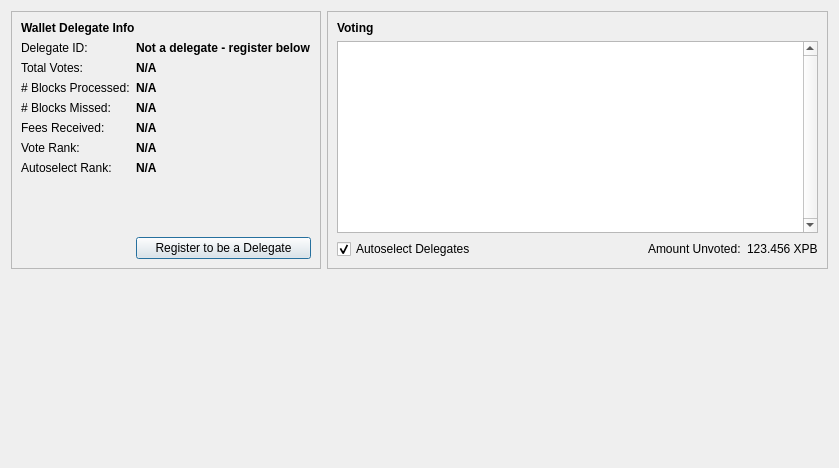
<?xml version="1.0" encoding="UTF-8"?>
<ui version="4.0">
 <class>DposDialog</class>
 <widget class="QWidget" name="DposDialog">
  <property name="geometry">
   <rect>
    <x>0</x>
    <y>0</y>
    <width>839</width>
    <height>468</height>
   </rect>
  </property>
  <property name="windowTitle">
   <string>Form</string>
  </property>
  <layout class="QVBoxLayout" name="verticalLayout_2">
   <item>
    <layout class="QHBoxLayout" name="horizontalLayout_2">
     <item>
      <widget class="QFrame" name="frame">
       <property name="frameShape">
        <enum>QFrame::StyledPanel</enum>
       </property>
       <property name="frameShadow">
        <enum>QFrame::Raised</enum>
       </property>
       <layout class="QVBoxLayout" name="verticalLayout_4">
        <item>
         <layout class="QHBoxLayout" name="horizontalLayout_3">
          <item>
           <widget class="QLabel" name="label_2">
            <property name="font">
             <font>
              <weight>75</weight>
              <bold>true</bold>
             </font>
            </property>
            <property name="text">
             <string>Wallet Delegate Info</string>
            </property>
           </widget>
          </item>
         </layout>
        </item>
        <item>
         <layout class="QGridLayout" name="gridLayout_3">
          <item row="6" column="0">
           <widget class="QLabel" name="label_6">
            <property name="text">
             <string>Autoselect Rank:</string>
            </property>
           </widget>
          </item>
          <item row="4" column="0">
           <widget class="QLabel" name="label_14">
            <property name="text">
             <string>Fees Received:</string>
            </property>
           </widget>
          </item>
          <item row="3" column="0">
           <widget class="QLabel" name="label_5">
            <property name="text">
             <string># Blocks Missed:</string>
            </property>
           </widget>
          </item>
          <item row="4" column="1">
           <widget class="QLabel" name="labelFeesReceived">
            <property name="font">
             <font>
              <weight>75</weight>
              <bold>true</bold>
             </font>
            </property>
            <property name="toolTip">
             <string>The total amount of fees you have received by being a delegate.</string>
            </property>
            <property name="text">
             <string>N/A</string>
            </property>
           </widget>
          </item>
          <item row="2" column="0">
           <widget class="QLabel" name="label_4">
            <property name="text">
             <string># Blocks Processed:</string>
            </property>
           </widget>
          </item>
          <item row="8" column="1">
           <widget class="QPushButton" name="registerButton">
            <property name="text">
             <string>Register to be a Delegate</string>
            </property>
            <property name="icon">
             <iconset resource="../bitcoin.qrc">
              <normaloff>:/icons/send</normaloff>:/icons/send</iconset>
            </property>
            <property name="autoDefault">
             <bool>true</bool>
            </property>
            <property name="default">
             <bool>true</bool>
            </property>
           </widget>
          </item>
          <item row="1" column="0">
           <widget class="QLabel" name="label_3">
            <property name="text">
             <string>Total Votes:</string>
            </property>
           </widget>
          </item>
          <item row="3" column="1">
           <widget class="QLabel" name="labelBlocksMissed">
            <property name="font">
             <font>
              <weight>75</weight>
              <bold>true</bold>
             </font>
            </property>
            <property name="toolTip">
             <string>The number of blocks you have failed to process.</string>
            </property>
            <property name="text">
             <string>N/A</string>
            </property>
           </widget>
          </item>
          <item row="5" column="1">
           <widget class="QLabel" name="labelVoteRank">
            <property name="font">
             <font>
              <weight>75</weight>
              <bold>true</bold>
             </font>
            </property>
            <property name="toolTip">
             <string>Your rank in terms of votes. #1 means you have the most votes, #2 the second-most, etc.</string>
            </property>
            <property name="text">
             <string>N/A</string>
            </property>
           </widget>
          </item>
          <item row="0" column="0">
           <widget class="QLabel" name="label">
            <property name="text">
             <string>Delegate ID:</string>
            </property>
           </widget>
          </item>
          <item row="2" column="1">
           <widget class="QLabel" name="labelBlocksProcessed">
            <property name="font">
             <font>
              <weight>75</weight>
              <bold>true</bold>
             </font>
            </property>
            <property name="toolTip">
             <string>The number of blocks you have successfully processed.</string>
            </property>
            <property name="text">
             <string>N/A</string>
            </property>
           </widget>
          </item>
          <item row="6" column="1">
           <widget class="QLabel" name="labelAutoselectRank">
            <property name="font">
             <font>
              <weight>75</weight>
              <bold>true</bold>
             </font>
            </property>
            <property name="toolTip">
             <string>Your rank in terms of autoselecting delegates. Delegates are autoselected using a heuristic that favors those who process the largest percentage of blocks.</string>
            </property>
            <property name="text">
             <string>N/A</string>
            </property>
           </widget>
          </item>
          <item row="1" column="1">
           <widget class="QLabel" name="labelTotalVotes">
            <property name="font">
             <font>
              <weight>75</weight>
              <bold>true</bold>
             </font>
            </property>
            <property name="toolTip">
             <string>The number of votes, in XPBs, that your wallet  has received.</string>
            </property>
            <property name="text">
             <string>N/A</string>
            </property>
           </widget>
          </item>
          <item row="0" column="1">
           <widget class="QLabel" name="labelDelegateId">
            <property name="font">
             <font>
              <weight>75</weight>
              <bold>true</bold>
             </font>
            </property>
            <property name="toolTip">
             <string>Your delegate ID, if you are a delegate.</string>
            </property>
            <property name="text">
             <string>Not a delegate - register below</string>
            </property>
           </widget>
          </item>
          <item row="5" column="0">
           <widget class="QLabel" name="label_7">
            <property name="text">
             <string>Vote Rank:</string>
            </property>
           </widget>
          </item>
          <item row="7" column="1">
           <spacer name="verticalSpacer_2">
            <property name="orientation">
             <enum>Qt::Vertical</enum>
            </property>
            <property name="sizeHint" stdset="0">
             <size>
              <width>20</width>
              <height>40</height>
             </size>
            </property>
           </spacer>
          </item>
         </layout>
        </item>
       </layout>
      </widget>
     </item>
     <item>
      <widget class="QFrame" name="frame_2">
       <property name="frameShape">
        <enum>QFrame::StyledPanel</enum>
       </property>
       <property name="frameShadow">
        <enum>QFrame::Raised</enum>
       </property>
       <layout class="QVBoxLayout" name="verticalLayout_5">
        <item>
         <layout class="QHBoxLayout" name="horizontalLayout_4">
          <item>
           <widget class="QLabel" name="label_8">
            <property name="font">
             <font>
              <weight>75</weight>
              <bold>true</bold>
             </font>
            </property>
            <property name="text">
             <string>Voting</string>
            </property>
           </widget>
          </item>
         </layout>
        </item>
        <item>
         <widget class="QTableView" name="votingTableView">
          <property name="verticalScrollBarPolicy">
           <enum>Qt::ScrollBarAlwaysOn</enum>
          </property>
          <property name="horizontalScrollBarPolicy">
           <enum>Qt::ScrollBarAlwaysOff</enum>
          </property>
          <property name="tabKeyNavigation">
           <bool>false</bool>
          </property>
          <property name="alternatingRowColors">
           <bool>true</bool>
          </property>
          <property name="selectionMode">
           <enum>QAbstractItemView::NoSelection</enum>
          </property>
          <property name="selectionBehavior">
           <enum>QAbstractItemView::SelectRows</enum>
          </property>
          <property name="sortingEnabled">
           <bool>true</bool>
          </property>
          <attribute name="verticalHeaderVisible">
           <bool>false</bool>
          </attribute>
         </widget>
        </item>
        <item>
         <layout class="QHBoxLayout" name="horizontalLayout_5">
          <item>
           <widget class="QCheckBox" name="autoselectDelegates">
            <property name="toolTip">
             <string>Whether you should vote for the automatically selected delegates.</string>
            </property>
            <property name="text">
             <string>Autoselect Delegates</string>
            </property>
            <property name="checked">
             <bool>true</bool>
            </property>
           </widget>
          </item>
          <item>
           <spacer name="horizontalSpacer">
            <property name="orientation">
             <enum>Qt::Horizontal</enum>
            </property>
            <property name="sizeHint" stdset="0">
             <size>
              <width>40</width>
              <height>20</height>
             </size>
            </property>
           </spacer>
          </item>
          <item>
           <widget class="QLabel" name="label_9">
            <property name="text">
             <string>Amount Unvoted:</string>
            </property>
           </widget>
          </item>
          <item>
           <widget class="QLabel" name="labelUnvoted">
            <property name="toolTip">
             <string>Amount in your wallet that is unvoted. Send coins to yourself to vote for your selected delegates. If votes are not going through try decreasing the mixin count.</string>
            </property>
            <property name="text">
             <string>123.456 XPB</string>
            </property>
           </widget>
          </item>
         </layout>
        </item>
       </layout>
      </widget>
     </item>
    </layout>
   </item>
   <item>
    <spacer name="verticalSpacer">
     <property name="orientation">
      <enum>Qt::Vertical</enum>
     </property>
     <property name="sizeHint" stdset="0">
      <size>
       <width>20</width>
       <height>40</height>
      </size>
     </property>
    </spacer>
   </item>
  </layout>
 </widget>
 <resources>
  <include location="../bitcoin.qrc"/>
 </resources>
 <connections/>
</ui>
